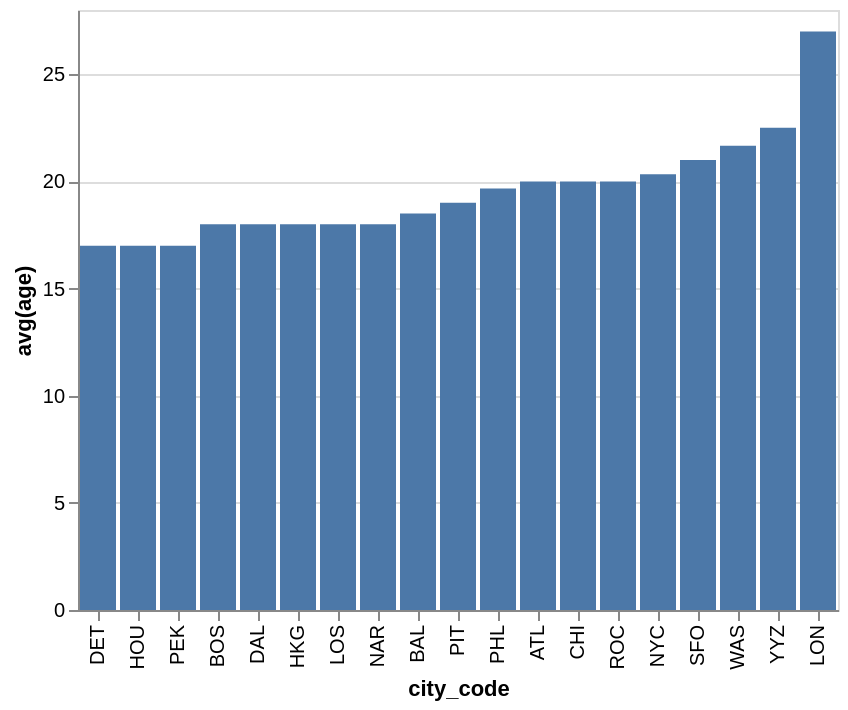

Describe this chart as a Vega-Lite specification.
### Vega-Lite specification from a JSON file in a GitHub repository (floating-point values rounded to 4 significant figures)
{"data": {"values": [{"x_data": "DET", "y_data": 17}, {"x_data": "HOU", "y_data": 17}, {"x_data": "PEK", "y_data": 17}, {"x_data": "BOS", "y_data": 18}, {"x_data": "DAL", "y_data": 18}, {"x_data": "HKG", "y_data": 18}, {"x_data": "LOS", "y_data": 18}, {"x_data": "NAR", "y_data": 18}, {"x_data": "BAL", "y_data": 18.5}, {"x_data": "PIT", "y_data": 19}, {"x_data": "PHL", "y_data": 19.67}, {"x_data": "ATL", "y_data": 20}, {"x_data": "CHI", "y_data": 20}, {"x_data": "ROC", "y_data": 20}, {"x_data": "NYC", "y_data": 20.33}, {"x_data": "SFO", "y_data": 21}, {"x_data": "WAS", "y_data": 21.67}, {"x_data": "YYZ", "y_data": 22.5}, {"x_data": "LON", "y_data": 27}]}, "mark": "bar", "encoding": {"x": {"field": "x_data", "type": "nominal", "title": "city_code", "sort": {"op": "sum", "field": "y_data", "order": "ascending"}}, "y": {"field": "y_data", "type": "quantitative", "title": "avg(age)"}}}
